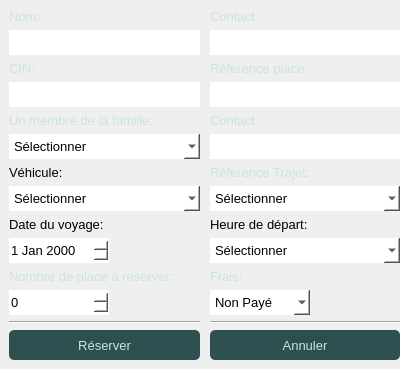
                            <widget class="QWidget" name="formContainer_2" native="true">
                             <property name="sizePolicy">
                              <sizepolicy hsizetype="Preferred" vsizetype="Preferred">
                               <horstretch>0</horstretch>
                               <verstretch>0</verstretch>
                              </sizepolicy>
                             </property>
                             <property name="minimumSize">
                              <size>
                               <width>400</width>
                               <height>0</height>
                              </size>
                             </property>
                             <property name="maximumSize">
                              <size>
                               <width>400</width>
                               <height>16777215</height>
                              </size>
                             </property>
                             <property name="styleSheet">
                              <string notr="true"/>
                             </property>
                             <layout class="QGridLayout" name="gridLayout_25">
                              <property name="leftMargin">
                               <number>0</number>
                              </property>
                              <property name="topMargin">
                               <number>0</number>
                              </property>
                              <property name="rightMargin">
                               <number>0</number>
                              </property>
                              <property name="bottomMargin">
                               <number>0</number>
                              </property>
                              <item row="0" column="0">
                               <widget class="QWidget" name="form_2" native="true">
                                <property name="sizePolicy">
                                 <sizepolicy hsizetype="Preferred" vsizetype="Expanding">
                                  <horstretch>0</horstretch>
                                  <verstretch>0</verstretch>
                                 </sizepolicy>
                                </property>
                                <property name="maximumSize">
                                 <size>
                                  <width>16777215</width>
                                  <height>16777215</height>
                                 </size>
                                </property>
                                <property name="styleSheet">
                                 <string notr="true"/>
                                </property>
                                <layout class="QGridLayout" name="gridLayout_26">
                                 <property name="leftMargin">
                                  <number>9</number>
                                 </property>
                                 <property name="topMargin">
                                  <number>9</number>
                                 </property>
                                 <property name="rightMargin">
                                  <number>0</number>
                                 </property>
                                 <property name="bottomMargin">
                                  <number>9</number>
                                 </property>
                                 <property name="horizontalSpacing">
                                  <number>10</number>
                                 </property>
                                 <item row="18" column="1">
                                  <widget class="Line" name="line_9">
                                   <property name="orientation">
                                    <enum>Qt::Horizontal</enum>
                                   </property>
                                  </widget>
                                 </item>
                                 <item row="19" column="1">
                                  <widget class="QPushButton" name="annulerReserve">
                                   <property name="minimumSize">
                                    <size>
                                     <width>0</width>
                                     <height>30</height>
                                    </size>
                                   </property>
                                   <property name="font">
                                    <font>
                                     <pointsize>10</pointsize>
                                    </font>
                                   </property>
                                   <property name="cursor">
                                    <cursorShape>PointingHandCursor</cursorShape>
                                   </property>
                                   <property name="styleSheet">
                                    <string notr="true">#annulerReserve {
	background-color: rgb(46, 79, 79);
	color: rgb(203, 228, 222);
	padding: 5px;
	border-radius: 5px;
}

#annulerReserve:Hover {
	background-color: rgb(26, 59, 59);
}</string>
                                   </property>
                                   <property name="text">
                                    <string>Annuler</string>
                                   </property>
                                  </widget>
                                 </item>
                                 <item row="2" column="0">
                                  <widget class="QLabel" name="label_35">
                                   <property name="font">
                                    <font>
                                     <pointsize>10</pointsize>
                                    </font>
                                   </property>
                                   <property name="styleSheet">
                                    <string notr="true">color: rgb(203, 228, 222);</string>
                                   </property>
                                   <property name="text">
                                    <string>CIN:</string>
                                   </property>
                                  </widget>
                                 </item>
                                 <item row="0" column="1">
                                  <widget class="QLabel" name="label_40">
                                   <property name="font">
                                    <font>
                                     <pointsize>10</pointsize>
                                    </font>
                                   </property>
                                   <property name="styleSheet">
                                    <string notr="true">color: rgb(203, 228, 222);</string>
                                   </property>
                                   <property name="text">
                                    <string>Contact:</string>
                                   </property>
                                  </widget>
                                 </item>
                                 <item row="3" column="1">
                                  <widget class="QLineEdit" name="referencePlace">
                                   <property name="minimumSize">
                                    <size>
                                     <width>0</width>
                                     <height>25</height>
                                    </size>
                                   </property>
                                   <property name="maximumSize">
                                    <size>
                                     <width>16777215</width>
                                     <height>25</height>
                                    </size>
                                   </property>
                                   <property name="styleSheet">
                                    <string notr="true">background-color: rgb(255, 255, 255);
color: rgb(0, 0, 0);
border: none;</string>
                                   </property>
                                  </widget>
                                 </item>
                                 <item row="2" column="1">
                                  <widget class="QLabel" name="label_33">
                                   <property name="font">
                                    <font>
                                     <pointsize>10</pointsize>
                                    </font>
                                   </property>
                                   <property name="styleSheet">
                                    <string notr="true">color: rgb(203, 228, 222);</string>
                                   </property>
                                   <property name="text">
                                    <string>Réference place:</string>
                                   </property>
                                  </widget>
                                 </item>
                                 <item row="4" column="0">
                                  <widget class="QLabel" name="label_38">
                                   <property name="font">
                                    <font>
                                     <pointsize>10</pointsize>
                                    </font>
                                   </property>
                                   <property name="styleSheet">
                                    <string notr="true">color: rgb(203, 228, 222);</string>
                                   </property>
                                   <property name="text">
                                    <string>Un membre de la famille:</string>
                                   </property>
                                  </widget>
                                 </item>
                                 <item row="11" column="1">
                                  <widget class="QLabel" name="label_4">
                                   <property name="font">
                                    <font>
                                     <pointsize>10</pointsize>
                                    </font>
                                   </property>
                                   <property name="text">
                                    <string>Heure de départ:</string>
                                   </property>
                                  </widget>
                                 </item>
                                 <item row="5" column="1">
                                  <widget class="QLineEdit" name="contactFamille_2">
                                   <property name="minimumSize">
                                    <size>
                                     <width>0</width>
                                     <height>25</height>
                                    </size>
                                   </property>
                                   <property name="font">
                                    <font>
                                     <pointsize>10</pointsize>
                                    </font>
                                   </property>
                                   <property name="styleSheet">
                                    <string notr="true">background-color: rgb(255, 255, 255);
color: rgb(0, 0, 0);
border: none;</string>
                                   </property>
                                  </widget>
                                 </item>
                                 <item row="1" column="1">
                                  <widget class="QLineEdit" name="contactInput_2">
                                   <property name="minimumSize">
                                    <size>
                                     <width>0</width>
                                     <height>25</height>
                                    </size>
                                   </property>
                                   <property name="font">
                                    <font>
                                     <pointsize>10</pointsize>
                                    </font>
                                   </property>
                                   <property name="styleSheet">
                                    <string notr="true">background-color: rgb(255, 255, 255);
color: rgb(0, 0, 0);
border: none;</string>
                                   </property>
                                  </widget>
                                 </item>
                                 <item row="0" column="0">
                                  <widget class="QLabel" name="label_36">
                                   <property name="font">
                                    <font>
                                     <pointsize>10</pointsize>
                                    </font>
                                   </property>
                                   <property name="styleSheet">
                                    <string notr="true">color: rgb(203, 228, 222);</string>
                                   </property>
                                   <property name="text">
                                    <string>Nom:</string>
                                   </property>
                                  </widget>
                                 </item>
                                 <item row="1" column="0">
                                  <widget class="QLineEdit" name="nomInput_2">
                                   <property name="minimumSize">
                                    <size>
                                     <width>0</width>
                                     <height>25</height>
                                    </size>
                                   </property>
                                   <property name="font">
                                    <font>
                                     <pointsize>10</pointsize>
                                    </font>
                                   </property>
                                   <property name="styleSheet">
                                    <string notr="true">background-color: rgb(255, 255, 255);
color: rgb(0, 0, 0);
border: none;</string>
                                   </property>
                                  </widget>
                                 </item>
                                 <item row="5" column="0">
                                  <widget class="QComboBox" name="membreFamille_2">
                                   <property name="minimumSize">
                                    <size>
                                     <width>0</width>
                                     <height>25</height>
                                    </size>
                                   </property>
                                   <property name="font">
                                    <font>
                                     <pointsize>10</pointsize>
                                    </font>
                                   </property>
                                   <property name="styleSheet">
                                    <string notr="true">background-color: rgb(255, 255, 255);
color: rgb(0, 0, 0);
border: none;</string>
                                   </property>
                                   <item>
                                    <property name="text">
                                     <string>Sélectionner</string>
                                    </property>
                                   </item>
                                   <item>
                                    <property name="text">
                                     <string>Parents</string>
                                    </property>
                                   </item>
                                   <item>
                                    <property name="text">
                                     <string>Fréres/Soeurs</string>
                                    </property>
                                   </item>
                                   <item>
                                    <property name="text">
                                     <string>Epoux(se)</string>
                                    </property>
                                   </item>
                                   <item>
                                    <property name="text">
                                     <string>Autres</string>
                                    </property>
                                   </item>
                                  </widget>
                                 </item>
                                 <item row="3" column="0">
                                  <widget class="QLineEdit" name="cin_2">
                                   <property name="minimumSize">
                                    <size>
                                     <width>0</width>
                                     <height>25</height>
                                    </size>
                                   </property>
                                   <property name="font">
                                    <font>
                                     <pointsize>10</pointsize>
                                    </font>
                                   </property>
                                   <property name="styleSheet">
                                    <string notr="true">background-color: rgb(255, 255, 255);
color: rgb(0, 0, 0);
border: none;</string>
                                   </property>
                                  </widget>
                                 </item>
                                 <item row="4" column="1">
                                  <widget class="QLabel" name="label_39">
                                   <property name="font">
                                    <font>
                                     <pointsize>10</pointsize>
                                    </font>
                                   </property>
                                   <property name="styleSheet">
                                    <string notr="true">color: rgb(203, 228, 222);</string>
                                   </property>
                                   <property name="text">
                                    <string>Contact:</string>
                                   </property>
                                  </widget>
                                 </item>
                                 <item row="18" column="0">
                                  <widget class="Line" name="line_8">
                                   <property name="orientation">
                                    <enum>Qt::Horizontal</enum>
                                   </property>
                                  </widget>
                                 </item>
                                 <item row="19" column="0">
                                  <widget class="QPushButton" name="reserver">
                                   <property name="minimumSize">
                                    <size>
                                     <width>0</width>
                                     <height>30</height>
                                    </size>
                                   </property>
                                   <property name="font">
                                    <font>
                                     <pointsize>10</pointsize>
                                    </font>
                                   </property>
                                   <property name="cursor">
                                    <cursorShape>PointingHandCursor</cursorShape>
                                   </property>
                                   <property name="styleSheet">
                                    <string notr="true">#reserver {
	background-color: rgb(46, 79, 79);
	color: rgb(203, 228, 222);
	padding: 5px;
	border-radius: 5px;
}

#reserver:Hover {
	background-color: rgb(26, 59, 59);
}</string>
                                   </property>
                                   <property name="text">
                                    <string>Réserver</string>
                                   </property>
                                  </widget>
                                 </item>
                                 <item row="11" column="0">
                                  <widget class="QLabel" name="label_8">
                                   <property name="font">
                                    <font>
                                     <pointsize>10</pointsize>
                                    </font>
                                   </property>
                                   <property name="text">
                                    <string>Date du voyage:</string>
                                   </property>
                                  </widget>
                                 </item>
                                 <item row="12" column="0">
                                  <widget class="QDateEdit" name="dateVoyage">
                                   <property name="minimumSize">
                                    <size>
                                     <width>0</width>
                                     <height>25</height>
                                    </size>
                                   </property>
                                   <property name="maximumSize">
                                    <size>
                                     <width>100</width>
                                     <height>16777215</height>
                                    </size>
                                   </property>
                                   <property name="font">
                                    <font>
                                     <pointsize>10</pointsize>
                                    </font>
                                   </property>
                                   <property name="styleSheet">
                                    <string notr="true">background-color: rgb(255, 255, 255);
color: rgb(0, 0, 0);
border: none;</string>
                                   </property>
                                  </widget>
                                 </item>
                                 <item row="16" column="1">
                                  <widget class="QComboBox" name="frais_2">
                                   <property name="minimumSize">
                                    <size>
                                     <width>80</width>
                                     <height>25</height>
                                    </size>
                                   </property>
                                   <property name="maximumSize">
                                    <size>
                                     <width>100</width>
                                     <height>16777215</height>
                                    </size>
                                   </property>
                                   <property name="font">
                                    <font>
                                     <pointsize>10</pointsize>
                                    </font>
                                   </property>
                                   <property name="styleSheet">
                                    <string notr="true">background-color: rgb(255, 255, 255);
color: rgb(0, 0, 0);
border: none;</string>
                                   </property>
                                   <item>
                                    <property name="text">
                                     <string>Non Payé</string>
                                    </property>
                                   </item>
                                   <item>
                                    <property name="text">
                                     <string>Payé</string>
                                    </property>
                                   </item>
                                  </widget>
                                 </item>
                                 <item row="15" column="1">
                                  <widget class="QLabel" name="label_31">
                                   <property name="font">
                                    <font>
                                     <pointsize>10</pointsize>
                                    </font>
                                   </property>
                                   <property name="styleSheet">
                                    <string notr="true">color: rgb(203, 228, 222);</string>
                                   </property>
                                   <property name="text">
                                    <string>Frais:</string>
                                   </property>
                                  </widget>
                                 </item>
                                 <item row="15" column="0">
                                  <widget class="QLabel" name="label_37">
                                   <property name="font">
                                    <font>
                                     <pointsize>10</pointsize>
                                    </font>
                                   </property>
                                   <property name="styleSheet">
                                    <string notr="true">color: rgb(203, 228, 222);</string>
                                   </property>
                                   <property name="text">
                                    <string>Nombre de place à reserver:</string>
                                   </property>
                                  </widget>
                                 </item>
                                 <item row="16" column="0">
                                  <widget class="QSpinBox" name="nombrePlace_2">
                                   <property name="minimumSize">
                                    <size>
                                     <width>80</width>
                                     <height>25</height>
                                    </size>
                                   </property>
                                   <property name="maximumSize">
                                    <size>
                                     <width>100</width>
                                     <height>16777215</height>
                                    </size>
                                   </property>
                                   <property name="font">
                                    <font>
                                     <pointsize>10</pointsize>
                                    </font>
                                   </property>
                                   <property name="styleSheet">
                                    <string notr="true">background-color: rgb(255, 255, 255);
color: rgb(0, 0, 0);
border: none;</string>
                                   </property>
                                  </widget>
                                 </item>
                                 <item row="8" column="1">
                                  <widget class="QComboBox" name="refTrajet">
                                   <property name="minimumSize">
                                    <size>
                                     <width>0</width>
                                     <height>25</height>
                                    </size>
                                   </property>
                                   <property name="font">
                                    <font>
                                     <pointsize>10</pointsize>
                                    </font>
                                   </property>
                                   <property name="styleSheet">
                                    <string notr="true">background-color: rgb(255, 255, 255);
color: rgb(0, 0, 0);
border: none;</string>
                                   </property>
                                   <item>
                                    <property name="text">
                                     <string>Sélectionner</string>
                                    </property>
                                   </item>
                                  </widget>
                                 </item>
                                 <item row="6" column="1">
                                  <widget class="QLabel" name="label_34">
                                   <property name="font">
                                    <font>
                                     <pointsize>10</pointsize>
                                    </font>
                                   </property>
                                   <property name="styleSheet">
                                    <string notr="true">color: rgb(203, 228, 222);</string>
                                   </property>
                                   <property name="text">
                                    <string>Réference Trajet:</string>
                                   </property>
                                  </widget>
                                 </item>
                                 <item row="6" column="0">
                                  <widget class="QLabel" name="label_10">
                                   <property name="font">
                                    <font>
                                     <pointsize>10</pointsize>
                                    </font>
                                   </property>
                                   <property name="text">
                                    <string>Véhicule:</string>
                                   </property>
                                  </widget>
                                 </item>
                                 <item row="8" column="0">
                                  <widget class="QComboBox" name="vehicule">
                                   <property name="minimumSize">
                                    <size>
                                     <width>0</width>
                                     <height>25</height>
                                    </size>
                                   </property>
                                   <property name="font">
                                    <font>
                                     <pointsize>10</pointsize>
                                    </font>
                                   </property>
                                   <property name="styleSheet">
                                    <string notr="true">background-color: rgb(255, 255, 255);
color: rgb(0, 0, 0);
border: none;</string>
                                   </property>
                                   <item>
                                    <property name="text">
                                     <string>Sélectionner</string>
                                    </property>
                                   </item>
                                  </widget>
                                 </item>
                                 <item row="12" column="1">
                                  <widget class="QComboBox" name="heureReserve">
                                   <property name="minimumSize">
                                    <size>
                                     <width>0</width>
                                     <height>25</height>
                                    </size>
                                   </property>
                                   <property name="font">
                                    <font>
                                     <pointsize>10</pointsize>
                                    </font>
                                   </property>
                                   <property name="styleSheet">
                                    <string notr="true">background-color: rgb(255, 255, 255);
color: rgb(0, 0, 0);
border: none;</string>
                                   </property>
                                   <item>
                                    <property name="text">
                                     <string>Sélectionner</string>
                                    </property>
                                   </item>
                                  </widget>
                                 </item>
                                </layout>
                               </widget>
                              </item>
                             </layout>
                            </widget>
